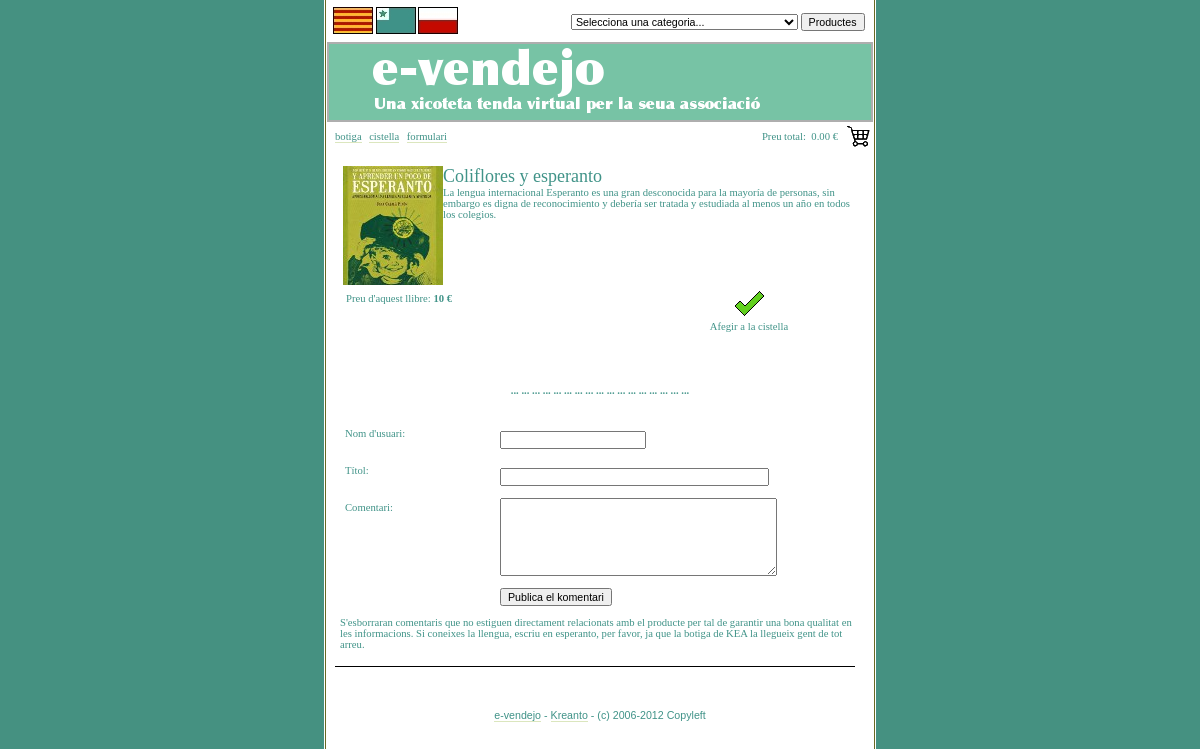
Page /articles.php?lingvo=ca&id=17 on the committed database.
### tables this page shows
CREATE TABLE `dades` (
  `iddades` int(11) NOT NULL auto_increment,
  `nom` varchar(80) default NULL,
  `descripcio` text,
  `preu` int(5) default NULL,
  `id_categoria` int(2) default NULL,
  `imatge` varchar(50) default NULL,
  `autor` varchar(80) default NULL,
  PRIMARY KEY  (`iddades`)
);

### inc/vortoj_ca.inc (called while the page is built, shortened)
<?php
$botiga = "botiga";
$cistella = "cistella";
$formulari = "formulari";
$preu_total = "Preu total";
$afegir_a_cistella = "Afegir a la cistella";
$preu_daquest_llibre = "Preu d'aquest llibre";
$nom_usuari = "Nom d'usuari";
$titol = "T&iacute;tol";
$comentari = "Comentari";
$publicar_comentari = "Publica el komentari";
?>

### articles.php (the view, shortened to what this page needs)
<?php
if (isset ($_GET['lingvo']))
{
  $lingvo = $_GET['lingvo'];
} elseif (preg_match("/^ca/", $_SERVER['HTTP_ACCEPT_LANGUAGE']))
	{
	$lingvo = "ca";
		} else {
		$lingvo = "ca";
		}
?>
<!DOCTYPE HTML PUBLIC "-//W3C//DTD HTML 4.01 Transitional//EN" "http://www.w3.org/TR/xhtml1/DTD/xhtml1-transitional.dtd">
<html xmlns="http://www.w3.org/1999/xhtml" xml:lang="eo" lang="eo">
<head><title>E-vendejo, malgranda elektronika vendejo por via asocio</title>
<link rel="stylesheet" href="./inc/stylesheet.css" type="text/css">
</head>
<?php include ("./inc/capcalera_articles.inc"); ?>
<div id="menucentral">
<table border="0"><tr><td width="200px">
<p><a href="./index.php?lingvo=<?php echo ("$lingvo"); ?>"><?php echo ("$botiga"); ?></a> | <a href="./acxetajxojn.php?lingvo=<?php echo ("$lingvo"); ?>"><?php echo ("$cistella"); ?></a> | <a href="./formularo.php?lingvo=<?php echo ("$lingvo"); ?>"><?php echo ("$formulari"); ?></a></p>
</td><td width="330px" align="right"><p><font color="#3f9287"><?php echo ("$preu_total"); ?>:
</font>
</p></td><td valign="top"><img src="./imatges/icona_cistella.gif" alt=""></td></tr></table>
</div>
<table border="0"><tbody><tr>
<td id="wikibody" valign="top">
<div id="wikitext">
<table border="0"><tr><td>
<?php
$article_concret=($_GET[id]);
include ("./inc/conexio.php");
$result = mysql_query("SELECT iddades, imatge, nom, descripcio, preu FROM dades WHERE iddades=$article_concret",$db);
while($myrow = mysql_fetch_array($result))
{
?>
<p><img src="./imatges/productes/<?php echo ($myrow["imatge"]);?>" border="0" alt="" align="left">
<font size='4'><?php echo ($myrow["nom"]);?></font><br />
<?php echo ($myrow["descripcio"]);?>
<table border="0" width="100%">
<tr>
<td valign="top">
<p><?php echo ("$preu_daquest_llibre"); ?>:<strong>
<?php echo ($myrow["preu"]);?> &euro;</strong></p></font>
</td>
<td align="right">
<form NAME="itemsform">
<table border="0"><tr><td><center><img src="./imatges/compra.gif" alt="afegir producte"  onclick="buyItem('<?php echo ($myrow["nom"]);?>','<?php echo ($myrow["preu"]);?>',document.itemsform.agregar<?php echo ($myrow["iddades"]);?>.value)"><p><?php echo($afegir_a_cistella);?></p></center></td></tr></table>
&nbsp;&nbsp;</form>
</td><td>&nbsp;&nbsp;&nbsp;&nbsp;&nbsp;&nbsp;&nbsp;&nbsp;&nbsp;&nbsp;</td></tr></table>
<?php
}
?>
</p>
</td></tr></table>
<br /><center><strong>... ... ... ... ... ... ... ... ... ... ... ... ... ... ... ... ...</strong></center><br />
<br />
<form action="./inserta_comentaris.php?id=
<?php
$article_concret=($_GET[id]);
include ("./inc/conexio.php");
$result = mysql_query("SELECT iddades FROM dades WHERE iddades=$article_concret",$db);
while($myrow = mysql_fetch_array($result))
{
echo ($myrow["iddades"]);
}
?>
" method="POST">
<table width="520" cellpadding="5" cellspacing="0">
 <tr valign="bottom">
  <td width="150" valign="bottom" >
   <label for="q0"><p><?php echo($nom_usuari);?>:</p></label>
  </td>
  <td valign="bottom">
   <input type="text" size="20" name="camp_nom_usuari" id="q0">
  </td>
 </tr>
</table>
<table width="520" cellpadding="5" cellspacing="0">
 <tr valign="bottom">
  <td width="150" valign="bottom" >
   <label for="q1"><p><?php echo($titol);?>:</p></label>
  </td>
  <td valign="bottom">
   <input type="text" size="40" name="camp_titol" id="q1">
  </td>
 </tr>
</table>
<table width="520" cellpadding="5" cellspacing="0">
 <tr valign="bottom">
  <td width="150" valign="top"  >
   <label for="q6"><p><?php echo($comentari)?>:</p></label>
  </td>
  <td valign="bottom">
   <textarea wrap="soft" cols="40" rows="6" name="camp_comentari" id="q6"></textarea>
  </td>
 </tr>
</table>
<table width="520" cellpadding="5" cellspacing="0">
 <tr valign="bottom">
  <td width="150" valign="bottom" >
  </td>
  <td valign="bottom">
  <input type="submit" name="q7_" value="<?php echo($publicar_comentari);?>">
  </td>
 </tr>
</table>
</form>
<p>S'esborraran comentaris que no estiguen directament relacionats amb el producte per tal de garantir una bona qualitat en les informacions. Si coneixes la llengua, escriu en esperanto, per favor, ja que la botiga de KEA la llegueix gent de tot arreu.</p>
  <table border="0" cellpadding="0" cellspacing="0" width="520" class="body">
    <tr>
      <td width="100%" colspan="2">
        <hr size="1" color="#000000">
      </td>
    </tr>
  </table>
</div>
</td>
</tr>
</tbody></table>
</div>
<?php
include("./inc/peu_ca.inc");
?>
</div>
</div>
</body></html>

### inc/stylesheet.css (style rules this page uses)
html { margin:0; padding:0; }
body { color:#409388; font-family:100% "Lucida Grande", Verdana, Arial, Sans-Serif; text-align:center; font-size:8pt; margin:0; padding:0; background: #459181; background-image:url(../imatges/fons_container.gif); background-position: center; background-repeat: repeat-y; }
a { text-decoration:none; color:#3f9287; border-bottom:1px solid #dbe6be; }
div#menucentral { border-top:solid 1px #FFF; height:22px; color: #fff; font-size:8pt; }
div#menucentral a { text-decoration:none; color:#3f9287; border-bottom:1px solid #dbe6be; }
input,label,textarea,select { font-size:8pt; margin:1px 0; }
#wikibody { padding-bottom:1em; padding-top:0.5em; }
p,#wikitext { font-size:8pt; padding-left:5px; padding-right:5px; margin-top:0.5em; }
#header a,#content h2 a,#menucentral a,#menucentral2 a,div#a { border-bottom:none; }
form,#wikihead form { margin:0; }

### rows in the picture
dades: imatge (picture), nom "Coliflores y esperanto", descripcio "La lengua internacional Esperanto es una gran desconocida para la mayoría de personas, sin embargo es digna de reconocimiento y debería ser tratada y estudiada al menos un año en todos los colegios.", preu "10"

### other values in the picture
$botiga "botiga"
$cistella "cistella"
$formulari "formulari"
$preu_total "Preu total"
$nom_usuari "Nom d'usuari"
$titol "Títol"
$comentari "Comentari"
form field gourl "Selecciona una categoria..."
